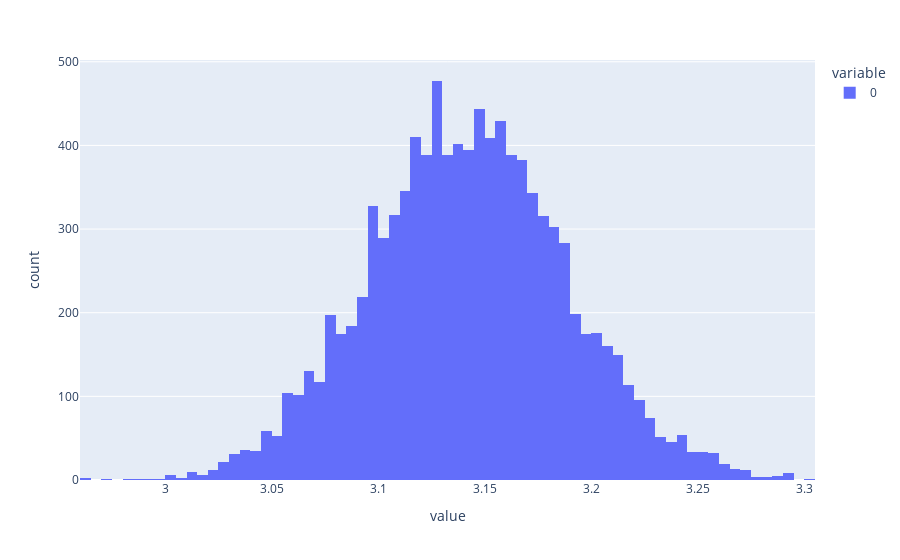

This figure's notebook cell:
### Code cell
pi_estimates = []
for i in range(10000):
    throws = 10000
    x=np.random.rand(throws) # random (0,1]
    theta=np.random.rand(throws)*0.5*math.pi # random (0,pi/2]
    hits = []
    for i in range(throws):
        hits.append(1 if x[i] <= 0.5 * math.sin(theta[i]) else 0) #is a hit if x <= L/2*sin(theta)
    pi_estimates.append(throws/np.sum(hits))
fig = px.histogram(pi_estimates)
fig.show()

### Figure 1 — Plotly figure (JSON) as saved in the notebook; plotly's stock layout.template omitted (floating-point values rounded to 4 significant figures; data arrays with more than 128 entries replaced by an {"elided": "..."} marker saying what was removed)
{"data": [{"alignmentgroup": "True", "bingroup": "x", "hovertemplate": "variable=0<br>value=%{x}<br>count=%{y}<extra></extra>", "legendgroup": "0", "marker": {"color": "#636efa"}, "name": "0", "offsetgroup": "0", "orientation": "v", "showlegend": true, "type": "histogram", "x": {"elided": "10000 float values"}, "xaxis": "x", "yaxis": "y"}], "layout": {"barmode": "relative", "legend": {"title": {"text": "variable"}, "tracegroupgap": 0}, "margin": {"t": 60}, "xaxis": {"anchor": "y", "domain": [0, 1], "title": {"text": "value"}}, "yaxis": {"anchor": "x", "domain": [0, 1], "title": {"text": "count"}}}}
